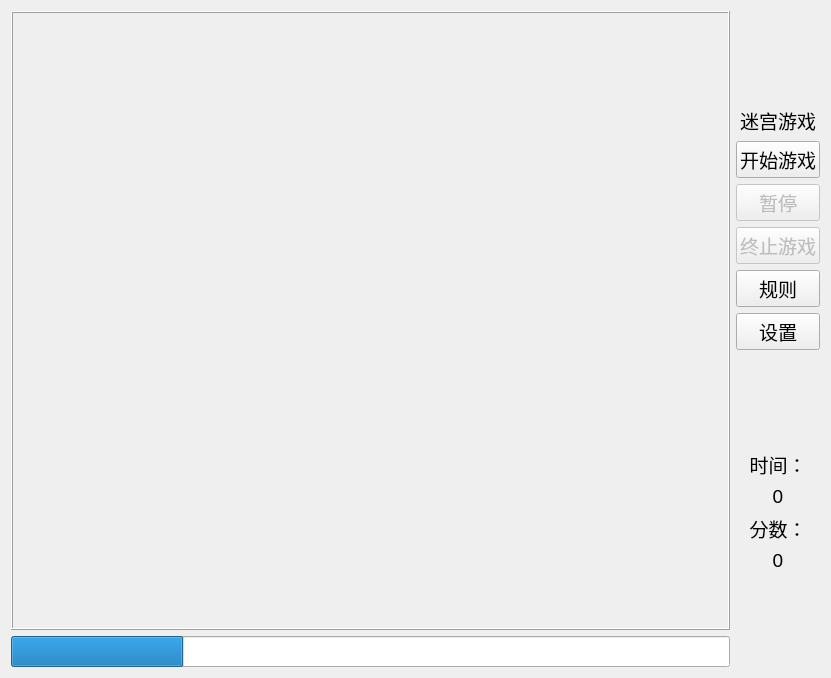
<?xml version="1.0" encoding="UTF-8"?>
<ui version="4.0">
 <class>mazeWidget</class>
 <widget class="QWidget" name="mazeWidget">
  <property name="geometry">
   <rect>
    <x>0</x>
    <y>0</y>
    <width>831</width>
    <height>678</height>
   </rect>
  </property>
  <property name="font">
   <font>
    <pointsize>14</pointsize>
   </font>
  </property>
  <property name="windowTitle">
   <string>mazeWidget</string>
  </property>
  <layout class="QHBoxLayout" name="horizontalLayout">
   <item>
    <layout class="QVBoxLayout" name="verticalLayout_2">
     <item>
      <widget class="QFrame" name="frame">
       <property name="sizePolicy">
        <sizepolicy hsizetype="Expanding" vsizetype="Preferred">
         <horstretch>0</horstretch>
         <verstretch>0</verstretch>
        </sizepolicy>
       </property>
       <property name="frameShape">
        <enum>QFrame::Box</enum>
       </property>
       <property name="frameShadow">
        <enum>QFrame::Raised</enum>
       </property>
       <widget class="QLabel" name="label">
        <property name="geometry">
         <rect>
          <x>0</x>
          <y>0</y>
          <width>691</width>
          <height>611</height>
         </rect>
        </property>
        <property name="text">
         <string/>
        </property>
       </widget>
      </widget>
     </item>
     <item>
      <widget class="QProgressBar" name="progressBar">
       <property name="value">
        <number>24</number>
       </property>
       <property name="textVisible">
        <bool>false</bool>
       </property>
      </widget>
     </item>
    </layout>
   </item>
   <item>
    <layout class="QVBoxLayout" name="verticalLayout">
     <item>
      <spacer name="verticalSpacer">
       <property name="orientation">
        <enum>Qt::Vertical</enum>
       </property>
       <property name="sizeHint" stdset="0">
        <size>
         <width>20</width>
         <height>40</height>
        </size>
       </property>
      </spacer>
     </item>
     <item>
      <widget class="QLabel" name="plaque">
       <property name="text">
        <string>迷宫游戏</string>
       </property>
       <property name="alignment">
        <set>Qt::AlignCenter</set>
       </property>
      </widget>
     </item>
     <item>
      <widget class="QPushButton" name="start_btn">
       <property name="font">
        <font>
         <family>Microsoft YaHei</family>
         <pointsize>14</pointsize>
        </font>
       </property>
       <property name="text">
        <string>开始游戏</string>
       </property>
      </widget>
     </item>
     <item>
      <widget class="QPushButton" name="stop_ptn">
       <property name="enabled">
        <bool>false</bool>
       </property>
       <property name="text">
        <string>暂停</string>
       </property>
      </widget>
     </item>
     <item>
      <widget class="QPushButton" name="end_btn">
       <property name="enabled">
        <bool>false</bool>
       </property>
       <property name="text">
        <string>终止游戏</string>
       </property>
      </widget>
     </item>
     <item>
      <widget class="QPushButton" name="rule_btn">
       <property name="text">
        <string>规则</string>
       </property>
      </widget>
     </item>
     <item>
      <widget class="QPushButton" name="setting_btn">
       <property name="text">
        <string>设置</string>
       </property>
      </widget>
     </item>
     <item>
      <spacer name="verticalSpacer_2">
       <property name="orientation">
        <enum>Qt::Vertical</enum>
       </property>
       <property name="sizeHint" stdset="0">
        <size>
         <width>20</width>
         <height>40</height>
        </size>
       </property>
      </spacer>
     </item>
     <item>
      <widget class="QLabel" name="plaque_time">
       <property name="text">
        <string>时间：</string>
       </property>
       <property name="alignment">
        <set>Qt::AlignCenter</set>
       </property>
      </widget>
     </item>
     <item>
      <widget class="QLabel" name="time_value">
       <property name="text">
        <string>0</string>
       </property>
       <property name="alignment">
        <set>Qt::AlignCenter</set>
       </property>
      </widget>
     </item>
     <item>
      <widget class="QLabel" name="plaque_grade">
       <property name="text">
        <string>分数：</string>
       </property>
       <property name="alignment">
        <set>Qt::AlignCenter</set>
       </property>
      </widget>
     </item>
     <item>
      <widget class="QLabel" name="grade_value">
       <property name="text">
        <string>0</string>
       </property>
       <property name="alignment">
        <set>Qt::AlignCenter</set>
       </property>
      </widget>
     </item>
     <item>
      <spacer name="verticalSpacer_3">
       <property name="orientation">
        <enum>Qt::Vertical</enum>
       </property>
       <property name="sizeHint" stdset="0">
        <size>
         <width>20</width>
         <height>40</height>
        </size>
       </property>
      </spacer>
     </item>
    </layout>
   </item>
  </layout>
 </widget>
 <resources/>
 <connections/>
</ui>
